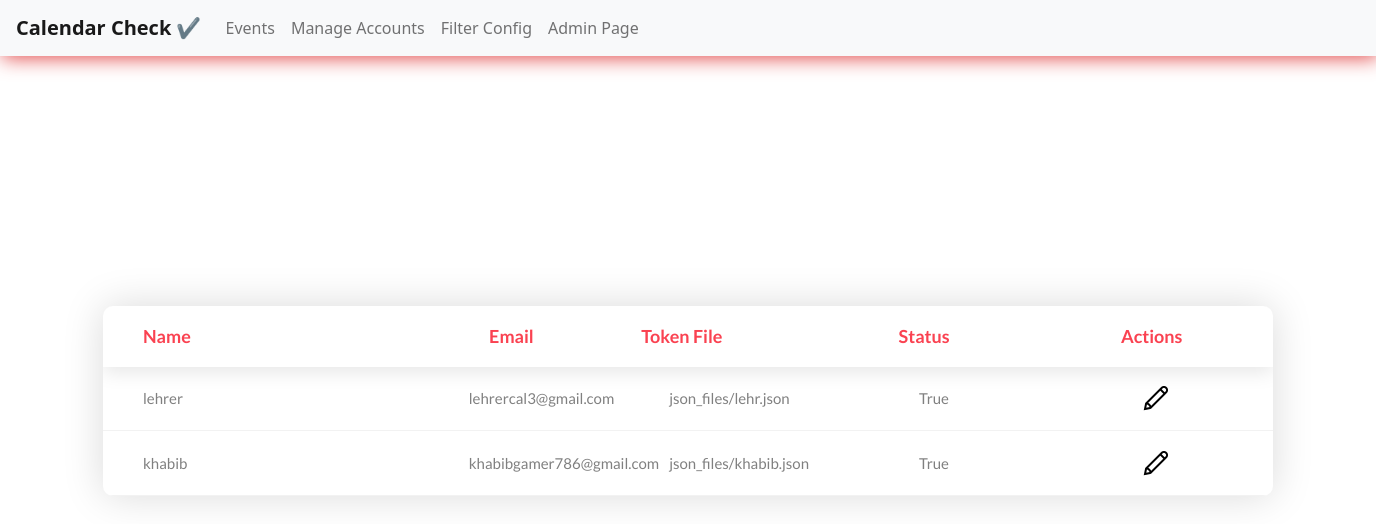
/manage_accounts, run on an earlier commit of the app's database.
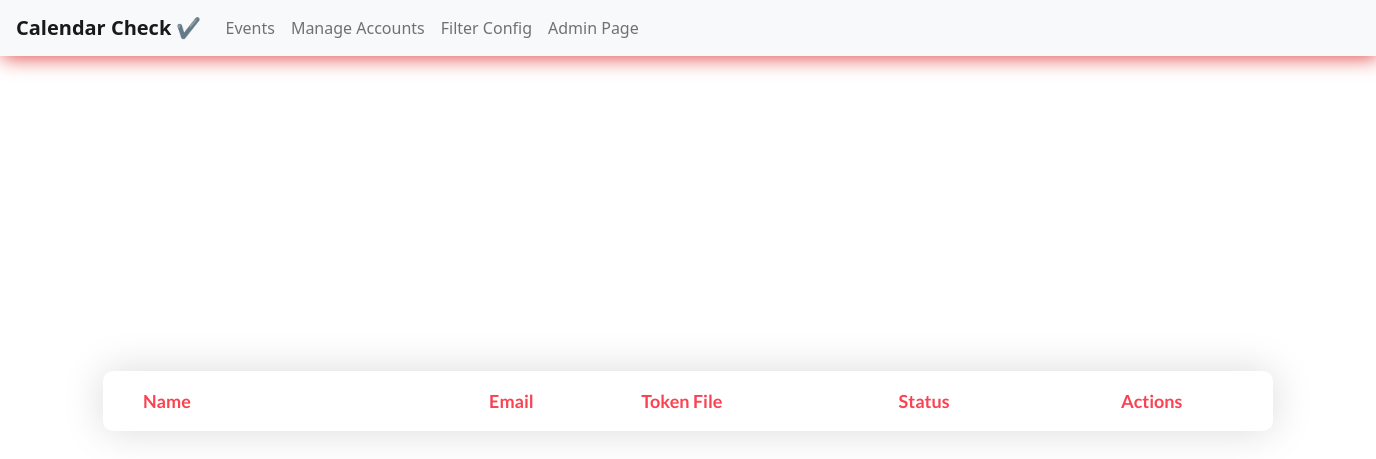
And on a later commit of the database.
### cal/models.py (models this page shows, shortened)
class Token(models.Model):
    name = models.CharField(max_length=500, null=True)
    email = models.EmailField(null=True)
    token_file = models.FileField(null=True, blank=True, upload_to='json_files')
    status = models.BooleanField(default=True)
    class Meta:
        verbose_name_plural = "Tokens"

### cal/views.py (the view)
# urls.py: path('manage_accounts', manage_account, name='manage-accounts'),
def manage_account(request):
    emails = Token.objects.all()
    context = {'emails': emails}
    return render(request, 'cal/manage_account.html', context)

### cal/templates/cal/manage_account.html (shortened to what this page needs)
{% extends 'index.html' %}
{% load static %}
{% block content %}
<div class="limiter">
    <div class="container-table100">
        <div class="wrap-table100">
            <div class="table100 ver2 m-b-110">
                <div class="table100-head">
                    <table>
                        <thead>
                            <tr class="row100 head">
                                <th class="cell100 column1">Name</th>
                                <th class="cell100 column2">Email</th>
                                <th class="cell100 column3">Token File</th>
                                <th class="cell100 column4">Status</th>
                                <th class="cell100 column5">Actions</th>
                            </tr>
                        </thead>
                    </table>
                </div>
                <div class="table100-body js-pscroll">
                    <table>
                        <tbody>
                            {% for email in emails %}
                            <tr class="row100 body">
                                <td class="cell100 column1">{{ email.name }}</td>
                                <td class="cell100 column2">{{ email.email }}</td>
                                <td class="cell100 column3">{{ email.token_file }}</td>
                                <td class="cell100 column4">{{ email.status }}</td>
                                <td class="cell100 column5">
                                    <i><a href="{% url 'account-edit' email.id %}"><img src="{% static 'images/edit.png' %}" alt=""></a></i>
                                </td>
                            </tr>
                            {% endfor %}
                        </tbody>
                    </table>
                </div>
            </div>
        </div>
    </div>
</div>
{% endblock content %}

### templates/index.html (shortened to what this page needs)
{% load static %}
<!DOCTYPE html>
<html lang="en">
<head>
	<link rel="stylesheet" type="text/css" href="{% static 'vendor/bootstrap/css/bootstrap.min.css' %}">
	<link rel="stylesheet" type="text/css" href="{% static 'fonts/font-awesome-4.7.0/css/font-awesome.min.css' %}">
	<link rel="stylesheet" type="text/css" href="{% static 'vendor/animate/animate.css' %}">
	<link rel="stylesheet" type="text/css" href="{% static 'vendor/select2/select2.min.css' %}">
	<link rel="stylesheet" type="text/css" href="{% static 'vendor/perfect-scrollbar/perfect-scrollbar.css' %}">
	<link rel="stylesheet" type="text/css" href="{% static 'css/util.css' %}">
	<link rel="stylesheet" type="text/css" href="{% static 'css/main.css' %}">
	<link href="https://cdn.jsdelivr.net/npm/bootstrap@5.1.3/dist/css/bootstrap.min.css" rel="stylesheet">
</head>
<body>
	<nav class="navbar navbar-expand-lg navbar-light bg-light" style="box-shadow: 2px 2px 20px rgb(226, 74, 74);">
		<a class="navbar-brand" href="{% url 'home' %}"><strong>Calendar Check &#10004;</strong></a>
		<div class="collapse navbar-collapse" id="navbarNav">
			<ul class="navbar-nav">
				<li class="nav-item ">
					<a class="nav-link" href="{% url 'home' %}">Events</a>
				</li>
				<li class="nav-item">
					<a class="nav-link" href="{% url 'manage-accounts' %}">Manage Accounts</a>
				</li>
				<li class="nav-item">
					<a class="nav-link" href="{% url 'filter' %}">Filter Config</a>
				</li>
				<li class="nav-item">
					<a class="nav-link" href="/admin">Admin Page</a>
				</li>
			</ul>
		</div>
	</nav>
	{% block content %}
	{% endblock content %}
</body>
</html>

### static/css/main.css (style rules this page uses)
* { margin: 0px; padding: 0px; box-sizing: border-box; }
body, html { height: 100%; font-family: sans-serif; }
a { margin: 0px; transition: all 0.4s; -webkit-transition: all 0.4s; -o-transition: all 0.4s; -moz-transition: all 0.4s; }
ul, li { margin: 0px; list-style-type: none; }
.limiter { width: 1366px; margin: 0 auto; }
.container-table100 { width: 100%; min-height: 100vh; background: #fff; display: -webkit-box; display: -webkit-flex; display: -moz-box; display: -ms-flexbox; display: flex; align-items: center; justify-content: center; flex-wrap: wrap; padding: 33px 30px; }
.wrap-table100 { width: 1170px; }
.table100 { background-color: #fff; }
table { width: 100%; }
th, td { font-weight: unset; padding-right: 10px; }
.column1 { width: 33%; padding-left: 40px; }
.column2 { width: 13%; }
.column3 { width: 22%; }
.column4 { width: 19%; }
.column5 { width: 13%; }
.table100-head th { padding-top: 18px; padding-bottom: 18px; }
.table100 { position: relative; padding-top: 60px; }
.table100-head { position: absolute; width: 100%; top: 0; left: 0; }
.table100.ver2 .table100-head { box-shadow: 0 5px 20px 0px rgba(0, 0, 0, 0.1); -moz-box-shadow: 0 5px 20px 0px rgba(0, 0, 0, 0.1); -webkit-box-shadow: 0 5px 20px 0px rgba(0, 0, 0, 0.1); -o-box-shadow: 0 5px 20px 0px rgba(0, 0, 0, 0.1); -ms-box-shadow: 0 5px 20px 0px rgba(0, 0, 0, 0.1); }
.table100.ver2 th { font-family: Lato-Bold; font-size: 18px; color: #fa4251; line-height: 1.4; background-color: transparent; }
.table100.ver2 { border-radius: 10px; overflow: hidden; box-shadow: 0 0px 40px 0px rgba(0, 0, 0, 0.15); -moz-box-shadow: 0 0px 40px 0px rgba(0, 0, 0, 0.15); -webkit-box-shadow: 0 0px 40px 0px rgba(0, 0, 0, 0.15); -o-box-shadow: 0 0px 40px 0px rgba(0, 0, 0, 0.15); -ms-box-shadow: 0 0px 40px 0px rgba(0, 0, 0, 0.15); }

What changed in the data, as far as the page shows it:
removed Token: name "lehrer", email "lehrercal3@gmail.com", token_file "json_files/lehr.json", status "True"
removed Token: name "khabib", email "khabibgamer786@gmail.com", token_file "json_files/khabib.json", status "True"
